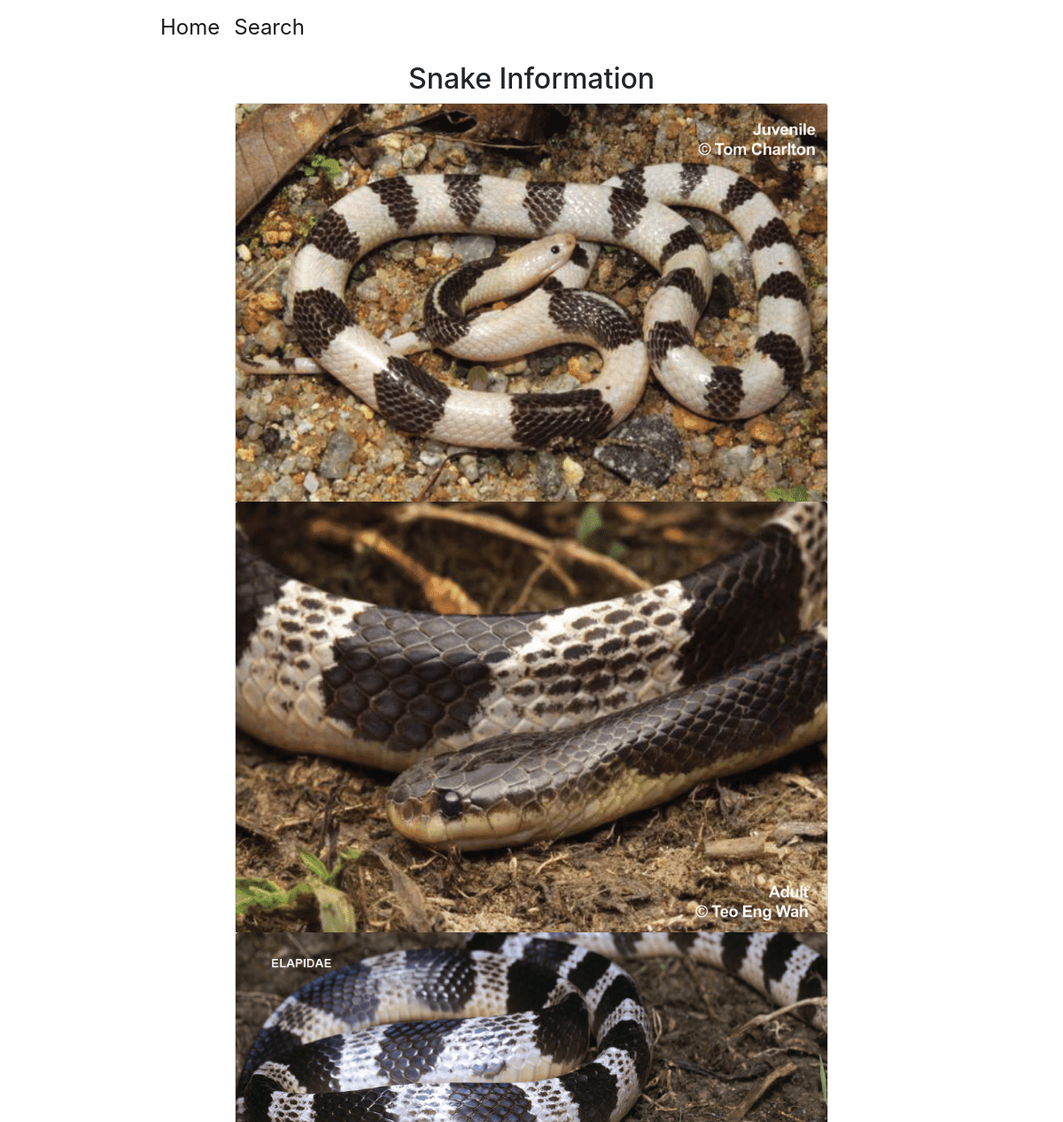
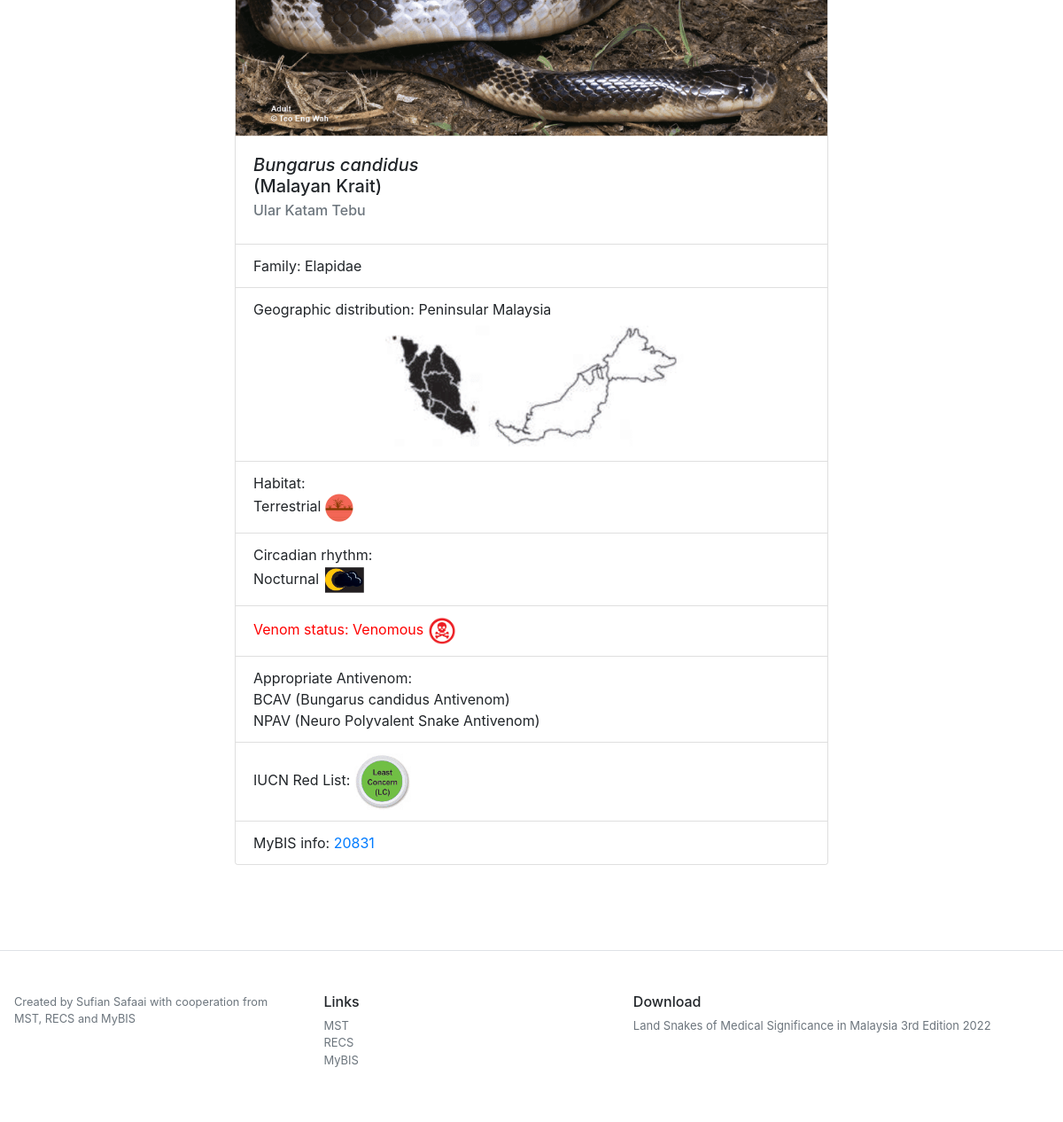
Screenshot of /snake_info/1 with the database file from the repository (2 pictures, top to bottom).
### project/models.py (models this page shows)
class Snakes(db.Model):
    __tablename__ = 'snake'
    id = db.Column(db.Integer, primary_key=True)
    name_en = db.Column(db.String(50), nullable=True)
    name_bm = db.Column(db.String(50), nullable=True)
    name_scientific = db.Column(db.String(50), nullable=True)
    family = db.Column(db.String(50), nullable=True)
    snake_location = db.Column(db.String(50), nullable=True)
    habitat = db.Column(db.String(50), nullable=True)
    circadian = db.Column(db.String(50), nullable=True)
    venom_status = db.Column(db.String(50), nullable=True)
    antivenom = db.Column(db.String(50), nullable=True)
    iucn = db.Column(db.String(50), nullable=True)
    mybis = db.Column(db.String(50), nullable=True)
    locations = db.relationship('Snake_location', backref = 'location', lazy='dynamic')

### project/sdata/sdata.py (the view)
@sdata.route('/snake_info/<int:id>')
def snake_info(id):
    snake_intel = Snakes.query.get(id)
    mypath = 'project/static/snake_img/' + str(id)
    img_files = [f for f in listdir(mypath) if isfile(join(mypath, f))]
    def convert(string):
        li = list(string.split(","))
        return li
    return render_template('snake_info.html',
    snake_intel=snake_intel,
    img_files=img_files,
    convert=convert
    )

### project/sdata/templates/snake_info.html (shortened to what this page needs)
{% extends "base.html" %}
{% block head %}
{{super()}}
<head>
</head>
{% endblock %}
{% block content %}
<div class="container" style="padding-top: 10px;margin: auto;max-width: 700px;">
  <h2 style="text-align: center;">Snake Information</h2>
  <div class="card" style="width: 100%;">
    {% for i in img_files %}
    <img class="card-img-top" src="{{url_for('sdata.img_info', id=snake_intel.id, filename=i )}}" alt="Card image cap">
    {% endfor %}
    <div class="card-body">
      <h5 class="card-title"><i>{{snake_intel.name_scientific}}</i><br>({{snake_intel.name_en}})</h5>
      <h6 class="card-subtitle mb-2 text-muted">{{ snake_intel.name_bm }}</h6>
    </div>
    <ul class="list-group list-group-flush">
      <li class="list-group-item">Family: {{snake_intel.family}}</li>
      <li class="list-group-item">Geographic distribution: {{snake_intel.snake_location}}<br>
        <img class="card-img-top mx-auto" src="{{url_for('sdata.geo', id=snake_intel.id )}}" alt="Card image cap" style="max-width: 355px;display: block;">
      </li>
      <li class="list-group-item">Habitat: <br>
      {% for h in convert(snake_intel.habitat) %}
        {{h}}
         <img class="img-fluid" src="{{url_for('sdata.static', filename='logo/')}}{{h.lower() +'.png'}}" alt="Card image cap" style="max-width: 32px;">
         <br>
       {% endfor %}
      </li>
      <li class="list-group-item">Circadian rhythm:<br>
      {% for c in convert(snake_intel.circadian) %}
      {% if c %}
       {{c}}
        <img  class="img-fluid" src="{{url_for('sdata.static', filename='logo/')}}{{c.lower() +'.png'}}" alt="Card image cap" style="max-width: 48px;">
        <br>
      {% else %}
        None
      {% endif %}
      {% endfor %}
      </li>
      {% if snake_intel.venom_status=='Venomous' %}
      <li class="list-group-item" style="color:red">Venom status: Venomous
        <img class="img-fluid" src="{{url_for('sdata.static', filename='logo/venomous.png')}}" alt="Card image cap" style="max-width: 32px;">
      </li>
      {% elif snake_intel.venom_status=='Non-venomous' %}
      <li class="list-group-item" style="color:green">Venom status: Non-venomous
        <img class="img-fluid" src="{{url_for('sdata.static', filename='logo/non-venomous.png')}}" alt="Card image cap" style="max-width: 32px;">
      </li>
      {% elif snake_intel.venom_status=='Undetermined' %}
      <li class="list-group-item">Venom status: Undetermined
        <img class="img-fluid" src="{{url_for('sdata.static', filename='logo/undetermined.png')}}" alt="Card image cap" style="max-width: 32px;">
      </li>
      {% else %}
      <li class="list-group-item">Venom status: {{snake_intel.venom_status}}</li>
      {% endif %}
      <li class="list-group-item">Appropriate Antivenom: <br>
        {% for a in convert(snake_intel.antivenom) %}
        {{ a }}<br>
        {% endfor %}
      </li>
      {% if snake_intel.iucn=='least' %}
      <li class="list-group-item">IUCN Red List:
        <img class="img-fluid" src="{{url_for('sdata.static', filename='logo/')}}{{snake_intel.iucn+'.png'}}" alt="Card image cap" style="max-width: 64px;">
      </li>
      {% elif snake_intel.iucn=='vulnerable' %}
      <li class="list-group-item">IUCN Red List:
        <img class="img-fluid" src="{{url_for('sdata.static', filename='logo/')}}{{snake_intel.iucn+'.png'}}" alt="Card image cap" style="max-width: 64px;">
      </li>
      {% elif snake_intel.iucn=='not_evaluated' %}
      <li class="list-group-item">IUCN Red List:
        <img class="img-fluid" src="{{url_for('sdata.static', filename='logo/')}}{{snake_intel.iucn+'.png'}}" alt="Card image cap" style="max-width: 64px;">
      </li>
      {% else %}
      <li class="list-group-item">IUCN Red List: None</li>
      {% endif %}
      <li class="list-group-item">MyBIS info: <a href="https://www.mybis.gov.my/sp/{{snake_intel.mybis}}"
          target="blank">{{snake_intel.mybis}}</a></li>
    </ul>
  </div>
  <br>
  <br>
</div>
{% endblock %}

### project/sdata/templates/base.html (shortened to what this page needs)
<!DOCTYPE html>
<html>
{% block head %}
<head>
  <link href="../static/css/bootstrap.min.css" rel="stylesheet">
</head>
{% endblock %}
<body>
  <header id="header" class="fixed-top">
  <div class="container d-flex align-items-center" style="max-width: 900px;background-color: white;">
  <nav class="navbar navbar-expand-lg navbar-light">
    <a class="navbar-brand {% if nav_index %}active{% endif %}" href="{{ url_for('sdata.index') }}">Home</a>
    <a class="navbar-brand {% if nav_index %}active{% endif %}" href="{{ url_for('sdata.search') }}">Search</a>
    </nav>
  </div>
  </header>
  {% block content %}
  {% endblock %}
  <footer class="pt-4 my-md-5 pt-md-5 border-top" style="padding: 1rem;">
    <div class="row">
      <div class="col">
        <small class="d-block mb-3 text-muted">Created by Sufian Safaai with cooperation from MST, RECS and MyBIS</small>
      </div>
      <div class="col">
        <h6>Links</h6>
        <ul class="list-unstyled text-small" style="font-size: small;">
          <li><a class="text-muted" href="http://mstoxinology.blogspot.com/">MST</a></li>
          <li><a class="text-muted" href="https://recs.org.my/">RECS</a></li>
          <li><a class="text-muted" href="https://www.mybis.gov.my/one/">MyBIS</a></li>
        </ul>
      </div>
      <div class="col-5">
        <h6>Download</h6>
        <ul class="list-unstyled text-small" style="font-size: small;">
          <li><a class="text-muted" href="#">Land Snakes of Medical Significance in Malaysia 3rd Edition 2022</a></li>
        </ul>
      </div>
    </div>
  </footer>
</body>
</html>

### rows the page displays
Snakes: name_scientific "Bungarus candidus", name_en "Malayan Krait", name_bm "Ular Katam Tebu", family "Elapidae", snake_location "Peninsular Malaysia", habitat "Terrestrial", circadian "Nocturnal", iucn (picture), mybis "20831"

### other values shown
{{ a }} "BCAV (Bungarus candidus Antivenom)" "NPAV (Neuro Polyvalent Snake Antivenom)"
